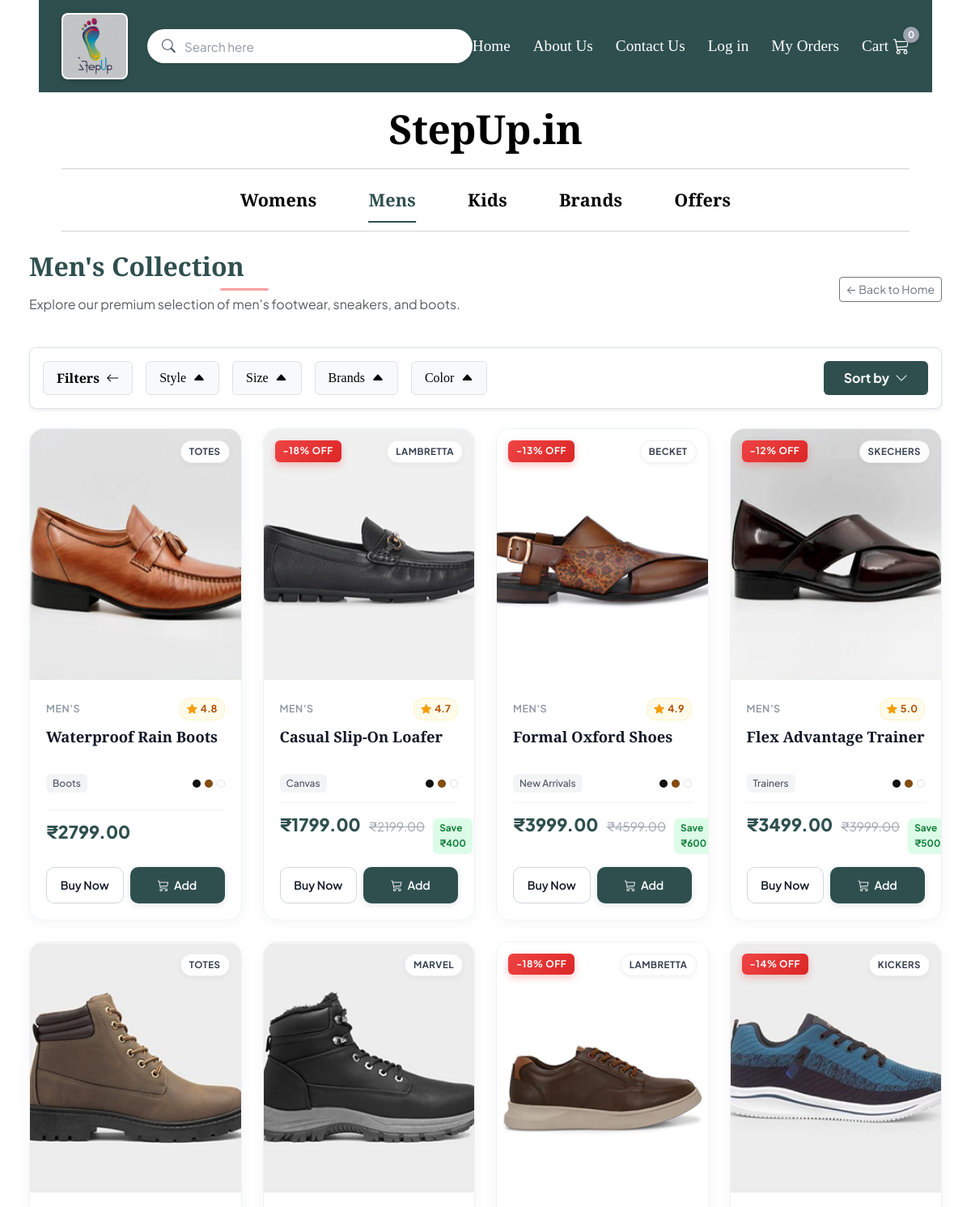
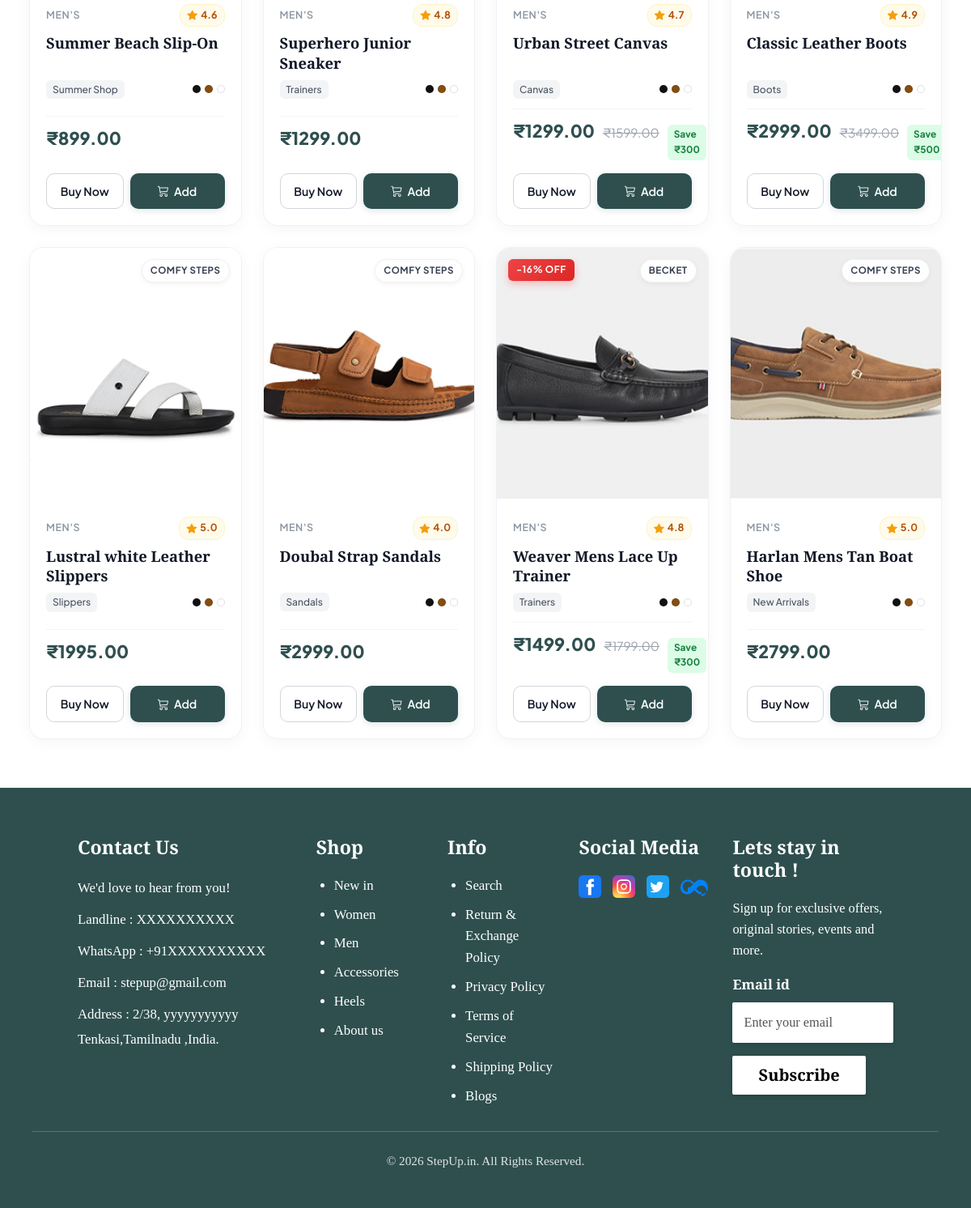
The app's page /category/mens/ with its own data (2 pictures, top to bottom).
### shoe/models.py (models this page shows, shortened)
class Category(models.Model):
    name = models.CharField(max_length=100, unique=True)
    slug = models.SlugField(max_length=100, unique=True, blank=True)
    description = models.TextField(blank=True)
    image_static = models.CharField(max_length=255, blank=True, help_text="Static image path for category card")
    image = models.ImageField(upload_to='categories/', null=True, blank=True)
    class Meta:
        verbose_name_plural = 'Categories'
        ordering = ['name']

class Product(models.Model):
    category = models.ForeignKey(Category, related_name='products', on_delete=models.CASCADE)
    name = models.CharField(max_length=200)
    slug = models.SlugField(max_length=200, unique=True, blank=True)
    brand = models.CharField(max_length=100, default="Comfy Steps")
    style_type = models.CharField(max_length=100, default="Trainers")
    sizes = models.CharField(max_length=200, default="Adult UK(6), Adult UK(7)")
    colors = models.CharField(max_length=200, default="Black, Brown, White")
    mrp_price = models.DecimalField(max_digits=10, decimal_places=2, default=0.00)
    discount_price = models.DecimalField(max_digits=10, decimal_places=2, null=True, blank=True)
    image = models.ImageField(upload_to='products/', null=True, blank=True)
    image_static = models.CharField(max_length=255, blank=True, help_text="Fallback static image path")
    description = models.TextField(blank=True)
    rating = models.DecimalField(max_digits=3, decimal_places=1, default=4.8)
    is_featured = models.BooleanField(default=True)
    is_trending = models.BooleanField(default=True)
    created_at = models.DateTimeField(auto_now_add=True)
    class Meta:
        ordering = ['-created_at']
    def save(self, *args, **kwargs):
        if not self.slug:
            self.slug = slugify(self.name)
        super().save(*args, **kwargs)
    @property
    def final_price(self):
        if self.discount_price:
            return self.discount_price
        return self.mrp_price
    @property
    def discount_percent(self):
        if self.discount_price and self.mrp_price > self.discount_price:
            return int(((self.mrp_price - self.discount_price) / self.mrp_price) * 100)
        return 0
    @property
    def discount_amount(self):
        if self.discount_price and self.mrp_price > self.discount_price:
            return int(self.mrp_price - self.discount_price)
        return 0

### shoe/views.py (the view)
# urls.py: path('category/<slug:category_slug>/', views.category_view, name='category'),
def category_view(request, category_slug):
    initialize_store_data()
    categories = Category.objects.all()
    category = None
    try:
        category = Category.objects.get(slug=category_slug)
        products = Product.objects.filter(category=category)
    except Category.DoesNotExist:
        category = next((c for c in DEFAULT_CATEGORIES if c['slug'] == category_slug), {'name': category_slug.capitalize(), 'slug': category_slug})
        products = Product.objects.filter(category__slug=category_slug)
    if category_slug in ['mens', 'womens', 'kids']:
        products = Product.objects.filter(category__slug=category_slug)[:12]
    cart_count = get_cart_count(request)
    context = {
        'categories': categories,
        'current_category': category,
        'products': products,
        'cart_count': cart_count,
        'active_page': category_slug,
    }
    return render(request, 'shoe/category.html', context)

### shoe/views.py (called while the page is built)
def get_cart_count(request):
    if not request.session.session_key:
        request.session.create()
    return CartItem.objects.filter(session_key=request.session.session_key).aggregate(
        total=Sum('quantity')
    )['total'] or 0

### shoe/templates/shoe/category.html (shortened to what this page needs)
{% extends 'shoe/base.html' %}
{% load static %}
{% block content %}
<div class="section-container my-4">
    <div class="d-flex justify-content-between align-items-center mb-4">
        <div>
            <h2 class="section-header-title text-start m-0" style="text-align: left !important;">
                {{ current_category.name }} Collection
            </h2>
            <p class="text-muted mt-1" style="font-family: var(--font-sans);">
                Explore our premium selection of {{ current_category.name|lower }} footwear, sneakers, and boots.
            </p>
        </div>
        <a href="{% url 'home' %}" class="btn btn-outline-secondary btn-sm" style="font-family: var(--font-sans);">
            &larr; Back to Home
        </a>
    </div>
    <div class="filter-toolbar-wrapper border rounded-3 p-3 mb-4 bg-white shadow-sm">
        <div class="d-flex flex-wrap align-items-center justify-content-between gap-3">
            <div class="d-flex flex-wrap align-items-center gap-3">
                <button class="filter-main-btn btn btn-light border fw-bold px-3 py-2" id="toggle-filter-panel" style="font-family: var(--font-serif);">
                    Filters <i class="bi bi-arrow-left ms-1"></i>
                </button>
                <div class="dropdown-filter-container position-relative">
                    <button class="dropdown-toggle-btn btn btn-light border px-3 py-2" data-dropdown="style-dropdown">
                        Style <i class="bi bi-caret-up-fill ms-1"></i>
                    </button>
                </div>
                <div class="dropdown-filter-container position-relative">
                    <button class="dropdown-toggle-btn btn btn-light border px-3 py-2" data-dropdown="size-dropdown">
                        Size <i class="bi bi-caret-up-fill ms-1"></i>
                    </button>
                </div>
                <div class="dropdown-filter-container position-relative">
                    <button class="dropdown-toggle-btn btn btn-light border px-3 py-2" data-dropdown="brand-dropdown">
                        Brands <i class="bi bi-caret-up-fill ms-1"></i>
                    </button>
                </div>
                <div class="dropdown-filter-container position-relative">
                    <button class="dropdown-toggle-btn btn btn-light border px-3 py-2" data-dropdown="color-dropdown">
                        Color <i class="bi bi-caret-up-fill ms-1"></i>
                    </button>
                </div>
            </div>
            <div class="dropdown-filter-container position-relative">
                <button class="btn px-4 py-2 text-white fw-bold dropdown-toggle-btn" data-dropdown="sort-dropdown" style="background-color: var(--color-primary); font-family: var(--font-sans);">
                    Sort by <i class="bi bi-chevron-down ms-1"></i>
                </button>
            </div>
        </div>
    </div>
    <div class="product-grid" id="product-collection-grid">
        {% if products %}
            {% for product in products %}
            <div class="product-card item-card"
                 data-style="{{ product.style_type|default:'Trainers' }}"
                 data-brand="{{ product.brand|default:'Comfy Steps' }}"
                 data-size="{{ product.sizes|default:'Adult UK(6)' }}"
                 data-color="{{ product.colors|default:'Black, Brown' }}"
                 data-price="{{ product.final_price }}"
                 data-rating="{{ product.rating }}"
                 data-id="{{ product.id }}">
                <div class="product-card-img-wrapper">
                    {% if product.discount_percent %}
                    <span class="product-discount-badge">-{{ product.discount_percent }}% OFF</span>
                    {% endif %}
                    <span class="product-brand-badge">{{ product.brand|default:product.category.name }}</span>
                    {% if product.image %}
                    <img src="{{ product.image.url }}" alt="{{ product.name }}" class="product-card-img">
                    {% elif product.image_static %}
                    <img src="{% static product.image_static %}" alt="{{ product.name }}" class="product-card-img" onerror="this.onerror=null; this.src='https://images.unsplash.com/photo-1542291026-7eec264c27ff?auto=format&fit=crop&w=800&q=80';">
                    {% else %}
                    <img src="{% static 'shoe/images/hero_mens.jpg' %}" alt="{{ product.name }}" class="product-card-img">
                    {% endif %}
                </div>
                <div class="product-card-body">
                    <div class="product-meta-row">
                        <span class="product-category-tag">{{ product.category.name }}</span>
                        <span class="product-rating-pill">
                            <i class="bi bi-star-fill"></i> {{ product.rating }}
                        </span>
                    </div>
                    <h3 class="product-card-title" title="{{ product.name }}">
                        {{ product.name }}
                    </h3>
                    <div class="product-details-subline">
                        <span class="product-style-pill">{{ product.style_type|default:"Shoes" }}</span>
                        <div class="product-color-dots" title="Available Colors">
                            <span class="product-color-dot" style="background:#111;"></span>
                            <span class="product-color-dot" style="background:#854d0e;"></span>
                            <span class="product-color-dot" style="background:#fff;"></span>
                        </div>
                    </div>
                    <div class="product-price-row">
                        <span class="product-current-price">₹{{ product.final_price }}</span>
                        {% if product.discount_price %}
                        <span class="product-original-price">₹{{ product.mrp_price }}</span>
                        <span class="product-save-badge">Save ₹{{ product.discount_amount|default:"300" }}</span>
                        {% endif %}
                    </div>
                    <div class="product-action-row-dual">
                        <a href="{% url 'product_detail' product.id %}" class="btn-card-detail">
                            Buy Now
                        </a>
                        <a href="{% url 'add_to_cart' product.id %}" class="btn-card-cart-sm">
                            <i class="bi bi-cart3"></i> Add
                        </a>
                    </div>
                </div>
            </div>
            {% endfor %}
        {% else %}
            <div class="col-12 text-center py-5">
                <p class="text-muted fs-5">No products found in this collection.</p>
            </div>
        {% endif %}
    </div>
</div>
{% endblock %}

### records on screen
Category: name "Men's", name "men's"
Product: brand "TOTES", image_static (picture), category.name "MEN'S", rating "4.8", name "Waterproof Rain Boots", style_type "Boots", final_price "2799.00"
Product: discount_percent "18", brand "LAMBRETTA", image_static (picture), category.name "MEN'S", rating "4.7", name "Casual Slip-On Loafer", style_type "Canvas", final_price "1799.00", mrp_price "2199.00", discount_amount "400"
Product: discount_percent "13", brand "BECKET", image_static (picture), category.name "MEN'S", rating "4.9", name "Formal Oxford Shoes", style_type "New Arrivals", final_price "3999.00", mrp_price "4599.00", discount_amount "600"
Product: discount_percent "12", brand "SKECHERS", image_static (picture), category.name "MEN'S", rating "5.0", name "Flex Advantage Trainer", style_type "Trainers", final_price "3499.00", mrp_price "3999.00", discount_amount "500"
Product: brand "TOTES", image_static (picture), category.name "MEN'S", rating "4.6", name "Summer Beach Slip-On", style_type "Summer Shop", final_price "899.00"
Product: brand "MARVEL", image_static (picture), category.name "MEN'S", rating "4.8", name "Superhero Junior Sneaker", style_type "Trainers", final_price "1299.00"
Product: discount_percent "18", brand "LAMBRETTA", image_static (picture), category.name "MEN'S", rating "4.7", name "Urban Street Canvas", style_type "Canvas", final_price "1299.00", mrp_price "1599.00", discount_amount "300"
Product: discount_percent "14", brand "KICKERS", image_static (picture), category.name "MEN'S", rating "4.9", name "Classic Leather Boots", style_type "Boots", final_price "2999.00", mrp_price "3499.00", discount_amount "500"
Product: brand "COMFY STEPS", image_static (picture), category.name "MEN'S", rating "5.0", name "Lustral white Leather Slippers", style_type "Slippers", final_price "1995.00"
Product: brand "COMFY STEPS", image_static (picture), category.name "MEN'S", rating "4.0", name "Doubal Strap Sandals", style_type "Sandals", final_price "2999.00"
Product: discount_percent "16", brand "BECKET", image_static (picture), category.name "MEN'S", rating "4.8", name "Weaver Mens Lace Up Trainer", style_type "Trainers", final_price "1499.00", mrp_price "1799.00", discount_amount "300"
Product: brand "COMFY STEPS", image_static (picture), category.name "MEN'S", rating "5.0", name "Harlan Mens Tan Boat Shoe", style_type "New Arrivals", final_price "2799.00"

### other values on screen
{{ cart_count|default:"0" }} "0"
